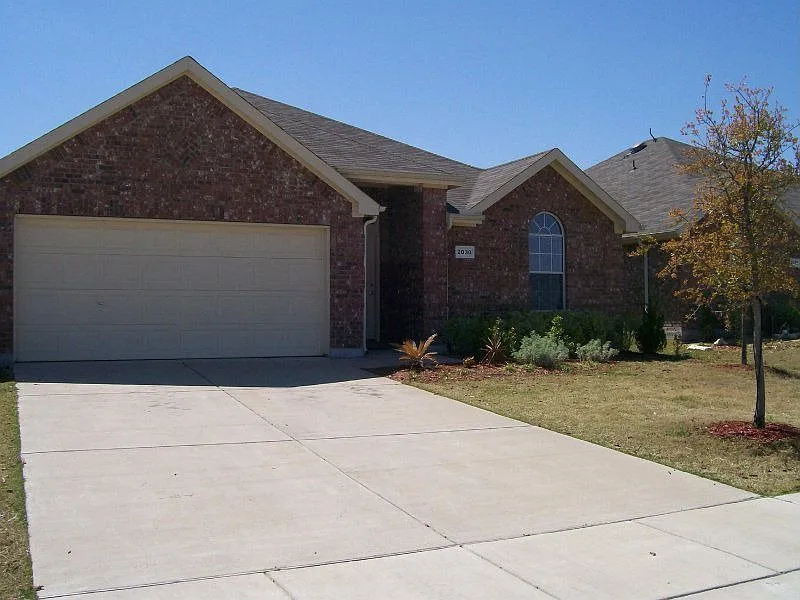
#> input picture images/d859b4bef7a6a33be80ff96c615e22d9-cc_ft_1536.webp, 800 x 600 px
$ python -i image_generator.py   (imports and definitions only)
#> lines starting #> are read from the running program, lines starting #| are printed output that depends on the picture
import os
import io
import base64
import logging
import urllib.request
from typing import Tuple, Dict, Any, Optional
from PIL import Image, ImageDraw, ImageOps, ImageEnhance

logger = logging.getLogger(__name__)

GENERATED_IMAGES_DIR = os.path.join(os.path.dirname(os.path.dirname(__file__)), "static", "generated")
# [1 line not run here, left out]

ARCH_AFTER_MAP = {
    "kitchen": "https://images.unsplash.com/photo-1600585154340-be6161a56a0c?auto=format&fit=crop&w=1200&q=80",
    "bath": "https://images.unsplash.com/photo-1552321554-5fefe8c9ef14?auto=format&fit=crop&w=1200&q=80",
    "bedroom": "https://images.unsplash.com/photo-1616594039964-ae9021a400a0?auto=format&fit=crop&w=1200&q=80",
    "living": "https://images.unsplash.com/photo-1600585154526-990dced4db0d?auto=format&fit=crop&w=1200&q=80",
    "office": "https://images.unsplash.com/photo-1524758631624-e2822e304c36?auto=format&fit=crop&w=1200&q=80",
    "flooring": "https://images.unsplash.com/photo-1600565193348-f74bd3c7ccdf?auto=format&fit=crop&w=1200&q=80",
    "countertop": "https://images.unsplash.com/photo-1620626011761-996317b8d101?auto=format&fit=crop&w=1200&q=80",
    "fixture": "https://images.unsplash.com/photo-1507652313519-d4e9174996dd?auto=format&fit=crop&w=1200&q=80",
    "paint": "https://images.unsplash.com/photo-1618221195710-dd6b41faaea6?auto=format&fit=crop&w=1200&q=80",
    "roof": "https://images.unsplash.com/photo-1600607687939-ce8a6c25118c?auto=format&fit=crop&w=1200&q=80",
    "landscaping": "https://images.unsplash.com/photo-1558904541-efa8c196b27d?auto=format&fit=crop&w=1200&q=80",
    "default": "https://images.unsplash.com/photo-1616594039964-ae9021a400a0?auto=format&fit=crop&w=1200&q=80"
}

ARCH_BEFORE_MAP = {
    "kitchen": "https://images.unsplash.com/photo-1600596542815-ffad4c1539a9?auto=format&fit=crop&w=1200&q=80",
    "default": "https://images.unsplash.com/photo-1600596542815-ffad4c1539a9?auto=format&fit=crop&w=1200&q=80"
}

import ssl

def _download_and_crop(url: str, target_path: str = "") -> Image.Image:
    try:
        ctx = ssl._create_unverified_context()
        req = urllib.request.Request(url, headers={"User-Agent": "Mozilla/5.0"})
        with urllib.request.urlopen(req, context=ctx, timeout=15) as response:
            data = response.read()
        img = Image.open(io.BytesIO(data)).convert("RGB")
        cropped = ImageOps.fit(img, (1200, 800), Image.Resampling.LANCZOS)
        return cropped
    except Exception as e:
        logger.warning(f"Failed to download reference image {url}: {e}. Creating fallback.")
        fallback = Image.new("RGB", (1200, 800), color=(30, 41, 59))
        return fallback

def generate_ai_modernized_image_from_source(
    source_img: Image.Image,
    category: str,
    style: str,
    estimated_cost: float,
    roi: float
) -> Optional[Image.Image]:
    """
    Calls Gemini Image API (gemini-3.1-flash-image) with the source photo and renovation prompt
    to perform AI image-to-image room modernization, preserving exact spatial layout.
    """
    api_key = os.getenv("GEMINI_API_KEY")
    if not api_key:
        return None

    model_name = os.getenv("GEMINI_IMAGE_MODEL", "gemini-3.1-flash-image")
    logger.info(f"Calling {model_name} AI image-to-image API for {category} ({style} style)...")

    try:
        buf = io.BytesIO()
        source_img.save(buf, format="JPEG", quality=90)
        img_b64 = base64.b64encode(buf.getvalue()).decode("utf-8")

        prompt = (
            f"Modify this property room photo to apply a photorealistic, high-ROI architectural renovation upgrade: "
            f"{category} in a {style} style within a ${estimated_cost:,.0f} budget. "
            f"STRICT INSTRUCTION: You MUST preserve the exact room layout, camera perspective, window and door locations, "
            f"and structural walls of the source photo. Replace outdated finishes, cabinets, countertops, flooring, lighting, "
            f"and fixtures with premium modern materials appropriate for a high-ROI renovation."
        )

        url = f"https://generativelanguage.googleapis.com/v1beta/models/{model_name}:generateContent?key={api_key}"
        payload = {
            "contents": [{
                "parts": [
                    {
                        "inline_data": {
                            "mime_type": "image/jpeg",
                            "data": img_b64
                        }
                    },
                    {
                        "text": prompt
                    }
                ]
            }]
        }

        ctx = ssl._create_unverified_context()
        req = urllib.request.Request(
            url,
            data=json.dumps(payload).encode("utf-8"),
            headers={"Content-Type": "application/json"}
        )

        with urllib.request.urlopen(req, context=ctx, timeout=45) as resp:
            res_data = json.loads(resp.read().decode("utf-8"))
            candidates = res_data.get("candidates", [])
            if candidates:
                parts = candidates[0].get("content", {}).get("parts", [])
                for p in parts:
                    inline = p.get("inline_data") or p.get("inlineData")
                    if inline and inline.get("data"):
                        ai_bytes = base64.b64decode(inline["data"])
                        ai_img = Image.open(io.BytesIO(ai_bytes)).convert("RGB")
                        logger.info(f"Successfully generated AI image-to-image render with {model_name}!")
                        return ImageOps.fit(ai_img, (1200, 800), Image.Resampling.LANCZOS)
    except Exception as e:
        logger.warning(f"AI image-to-image API call failed ({e}). Falling back to category concept composite.")
    return None

def transform_to_modernized_image(
    source_img: Image.Image,
    category: str = "Kitchen Remodel",
    style: str = "modern",
    estimated_cost: float = 25000.0,
    roi: float = 48.0,
    rec_id: str = "concept"
) -> Tuple[Image.Image, Image.Image]:
    """
    Creates a high-resolution (1200x800) Before and distinct Modernized After concept image.
    Uses AI Image-to-Image (gemini-3.1-flash-image) when API key is present to transform the exact source photo.
    Returns (before_img, after_modernized_img).
    """
    gemini_model = os.getenv("GEMINI_IMAGE_MODEL", "gemini-3.1-flash-image")
    logger.info(f"Rendering modernized concept for '{category}' ({style}) with image model: {gemini_model}")

    # 1. Standardize Before Image to 1200x800 high-res canvas
    before_img = ImageOps.fit(source_img.convert("RGB"), (1200, 800), Image.Resampling.LANCZOS)

    # 2. Attempt AI Image-to-Image Generation with gemini-3.1-flash-image using exact source photo
    ai_generated_img = generate_ai_modernized_image_from_source(
        source_img=before_img,
        category=category,
        style=style,
        estimated_cost=estimated_cost,
        roi=roi
    )

    if ai_generated_img:
        after_img = ai_generated_img
    else:
        # Fallback to category concept composite if offline
        cat_lower = category.lower()
        match_key = "default"
        for key in ["bedroom", "living", "office", "bath", "kitchen", "flooring", "countertop", "fixture", "paint", "roof", "landscaping"]:
            if key in cat_lower:
                match_key = key
                break

        after_url = ARCH_AFTER_MAP.get(match_key, ARCH_AFTER_MAP["default"])
        after_base = _download_and_crop(after_url)
        after_img = after_base.copy()

        # Lighting and brightness normalization
        enhancer_bright = ImageEnhance.Brightness(after_img)
        after_img = enhancer_bright.enhance(1.08)

        # Contrast enhancement
        enhancer_contrast = ImageEnhance.Contrast(after_img)
        after_img = enhancer_contrast.enhance(1.12)

        # Color saturation
        enhancer_color = ImageEnhance.Color(after_img)
        after_img = enhancer_color.enhance(1.10)

        # Edge definition & texture sharpness
        enhancer_sharp = ImageEnhance.Sharpness(after_img)
        after_img = enhancer_sharp.enhance(1.25)

        # Architectural style tint grading
        style_lower = style.lower()
        if "modern" in style_lower or "contemporary" in style_lower:
            tint_layer = Image.new("RGB", (1200, 800), color=(240, 248, 255))
            after_img = Image.blend(after_img, tint_layer, alpha=0.08)
        elif "traditional" in style_lower or "farmhouse" in style_lower:
            tint_layer = Image.new("RGB", (1200, 800), color=(255, 245, 230))
            after_img = Image.blend(after_img, tint_layer, alpha=0.08)

    # Draw architectural HUD banner overlay
    draw = ImageDraw.Draw(after_img, "RGBA")
    draw.rectangle([(0, 640), (1200, 800)], fill=(15, 23, 42, 225))
    draw.rectangle([(0, 640), (12, 800)], fill=(217, 119, 6, 255))

    # Top right architectural verification badge
    draw.rounded_rectangle([(740, 24), (1176, 68)], radius=12, fill=(15, 23, 42, 210), outline=(56, 189, 248, 255), width=2)
    draw.text((760, 38), "✔ AI IMAGE-TO-IMAGE MODERNIZED", fill=(56, 189, 248))

    # Bottom HUD specification text
    draw.text((36, 658), f"AI VISION RENDER • {category.upper()} ({style.upper()} CONCEPT)", fill=(255, 255, 255))
    draw.text((36, 706), f"Estimated Cost: ${estimated_cost:,.0f}   |   Projected Value Lift & ROI: +{roi:.1f}%", fill=(56, 189, 248))
    draw.text((36, 754), f"Gemini Image Engine ({gemini_model}) • ID: {rec_id[:8]} • Layout preserved with upgraded surfaces", fill=(148, 163, 184))

    return before_img, after_img

# [41 lines left out: function generate_recommendation_visuals, not called in this run]

def modernize_image_file(
    image_path: str,
    style: str = "modern",
    category: str = "Kitchen Remodel",
    estimated_cost: float = 25000.0,
    roi: float = 48.0,
    output_dir: Optional[str] = None
) -> Dict[str, Any]:
    """
    Directly modernizes a sample image from a local file path.
    Saves before & after PNG files to output_dir (or static/generated).
    Returns metadata dict containing file paths, image dimensions, and download URLs.
    """
#> called with style = 'modern', category = 'Kitchen Remodel', estimated_cost = 25000, roi = 48
    if not os.path.exists(image_path):
        raise FileNotFoundError(f"Sample image not found at {image_path}")

    target_dir = output_dir or GENERATED_IMAGES_DIR
    os.makedirs(target_dir, exist_ok=True)

    base_name = os.path.splitext(os.path.basename(image_path))[0].replace(" ", "_").replace(" ", "_")
    rec_id = f"mod_{base_name}_{style}"

    source_img = Image.open(image_path).convert("RGB")
#> source_img is the input picture: PIL image 800x600 RGB; mean R, G, B 124.4, 129.7, 136.9
    before_img, after_img = transform_to_modernized_image(
        source_img=source_img,
        category=category,
        style=style,
        estimated_cost=estimated_cost,
        roi=roi,
        rec_id=rec_id
    )
#> in transform_to_modernized_image, `before_img = ImageOps.fit(source_img.convert("RGB"), (1200, 800), Imag..`:
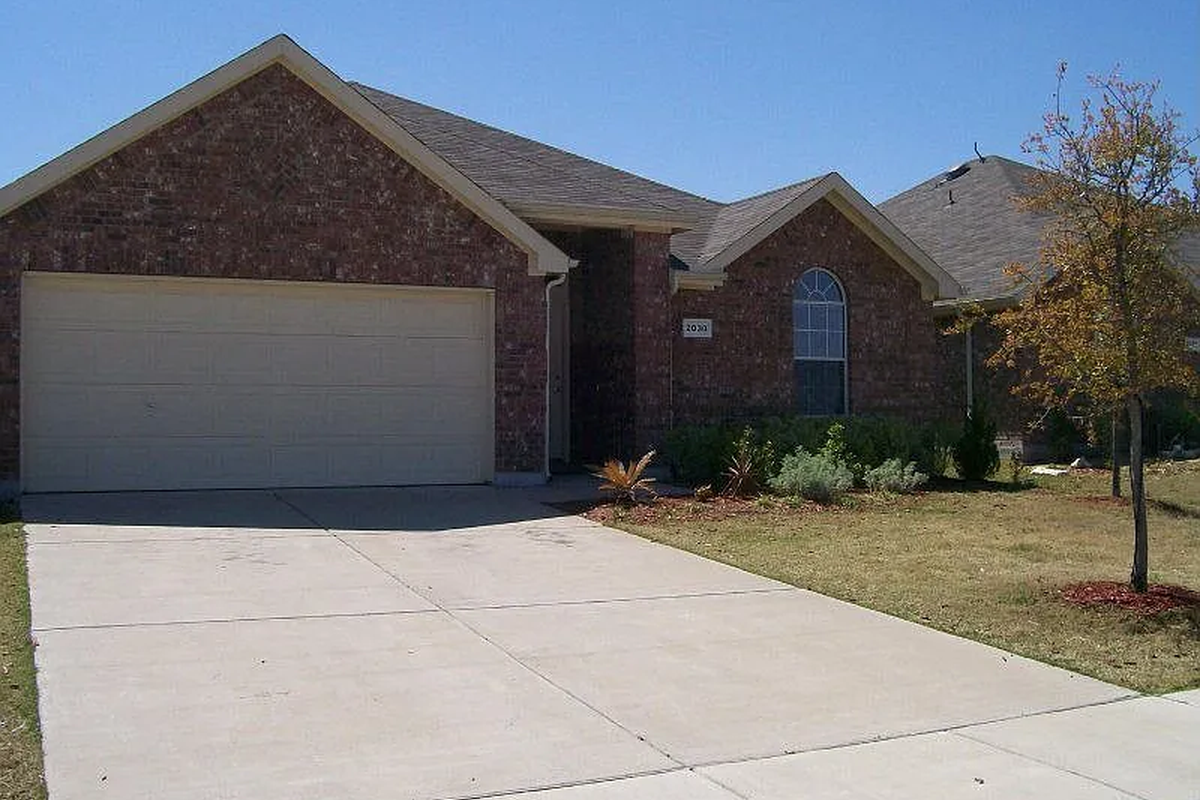
#> before_img: PIL image 1200x800 RGB; mean R, G, B 120.5, 123.6, 128.3

    before_path = os.path.join(target_dir, f"{rec_id}_before.png")
    after_path = os.path.join(target_dir, f"{rec_id}_after.png")

    before_img.save(before_path, "PNG")
    after_img.save(after_path, "PNG")

    # Also copy to static generated directory if target_dir was custom
    if target_dir != GENERATED_IMAGES_DIR:
        before_img.save(os.path.join(GENERATED_IMAGES_DIR, f"{rec_id}_before.png"), "PNG")
        after_img.save(os.path.join(GENERATED_IMAGES_DIR, f"{rec_id}_after.png"), "PNG")

    # Encode after image to base64
    buf = io.BytesIO()
    after_img.save(buf, format="PNG")
    after_b64 = base64.b64encode(buf.getvalue()).decode("utf-8")

    return {
        "rec_id": rec_id,
        "style": style,
        "category": category,
        "source_image_path": image_path,
        "before_image_path": before_path,
        "after_image_path": after_path,
        "before_image_url": f"/api/v1/images/{rec_id}_before.png",
        "after_image_url": f"/api/v1/images/{rec_id}_after.png",
        "width": 1200,
        "height": 800,
        "format": "PNG",
        "after_image_b64_preview": after_b64[:100] + "...",
        "after_image_b64": after_b64
    }

#> (the run stopped early here; a loop or call above may not have finished)
